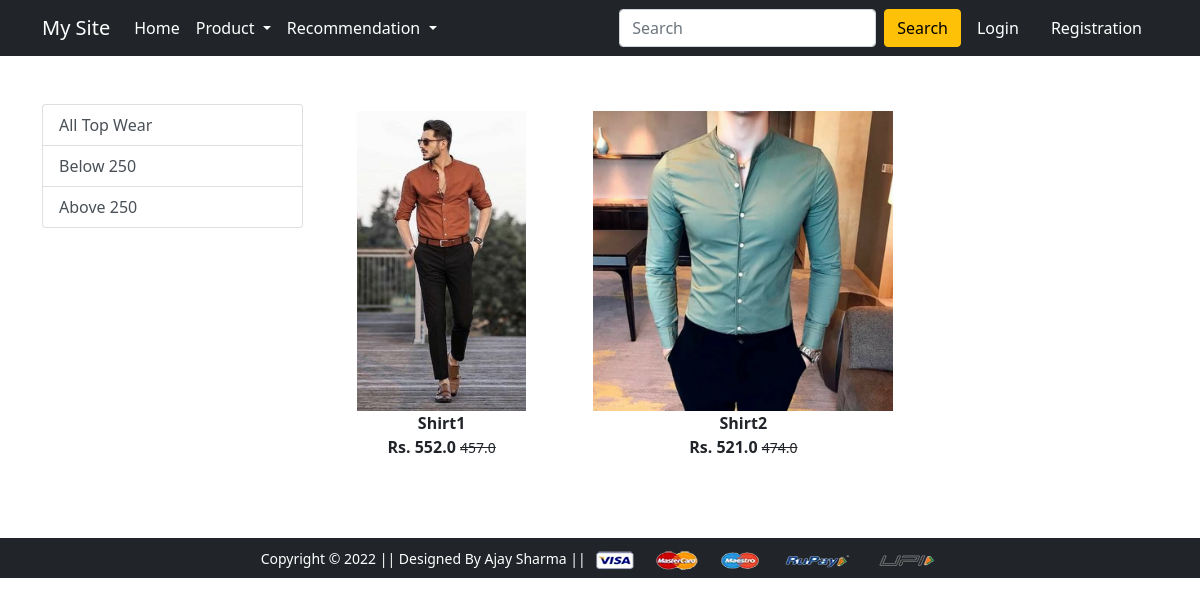
Screenshot of /topwear/ with the database file from the repository.
### apps/models.py (models this page shows, shortened)
class Product(models.Model):
    title = models.CharField(max_length=100)
    selling_price = models.FloatField()
    discounted_price = models.FloatField()
    description = models.TextField()
    brand = models.CharField(max_length=100)
    category = models.CharField(choices=CATEGORY_CHOICES, max_length=2)
    product_img = models.ImageField(upload_to='productimg')

### apps/views.py (the view)
# urls.py: path('topwear/', views.topwear, name='topwear'),
def topwear(request, data=None):
    totalitem = 0
    if request.user.is_authenticated:
        totalitem = len(Cart.objects.filter(user=request.user))
    if data == None:
        topwears = Product.objects.filter(category='TW')
    elif data == 'below':
        topwears = Product.objects.filter(category='TW').filter(discounted_price__lt=250)
    elif data == 'above':
        topwears = Product.objects.filter(category='TW').filter(discounted_price__gt=250)
    return render(request, 'app/topwear.html', {'topwears': topwears, 'totalitem': totalitem})

### apps/templates/app/topwear.html (shortened to what this page needs)
{% extends 'app/base.html' %}
{% load static %}
{% block main-content %}
<div class="container my-5">
 <div class="row">
  <div class="col-sm-3">
   <div class="list-group">
    <a href="{% url 'topwear' %}" class="list-group-item list-group-item-action" aria-current="true">All Top Wear</a>
    <a href="{% url 'topweardata' 'below' %}" class="list-group-item list-group-item-action" aria-current="true">Below 250</a>
    <a href="{% url 'topweardata' 'above' %}" class="list-group-item list-group-item-action" aria-current="true">Above 250</a>
  </div>
  </div>
  <div class="col-sm-8 ">
   <div class="row">
    {% for product in topwears %}
    <div class="col-sm-4 text-center mb-4">
        <a href="{% url 'product-detail' product.id %}" class="btn">
            <div class="item">
                <img src="{{product.product_img.url}}" alt="" height="300" class="">
                <div class="fw-bold">{{product.title}}</div>
                <div class="fw-bold">Rs. {{product.discounted_price}}
                <small class="fw-light text-decoration-line-through">{{product.selling_price}}</small></div>
            </div>
        </a>
    </div>
    {% endfor %}
    </div>
   </div>
  </div>
 </div>
{% endblock main-content %}

### rows the page displays
Product: product_img (picture), title "Shirt1", discounted_price "552.0", selling_price "457.0"
Product: product_img (picture), title "Shirt2", discounted_price "521.0", selling_price "474.0"
